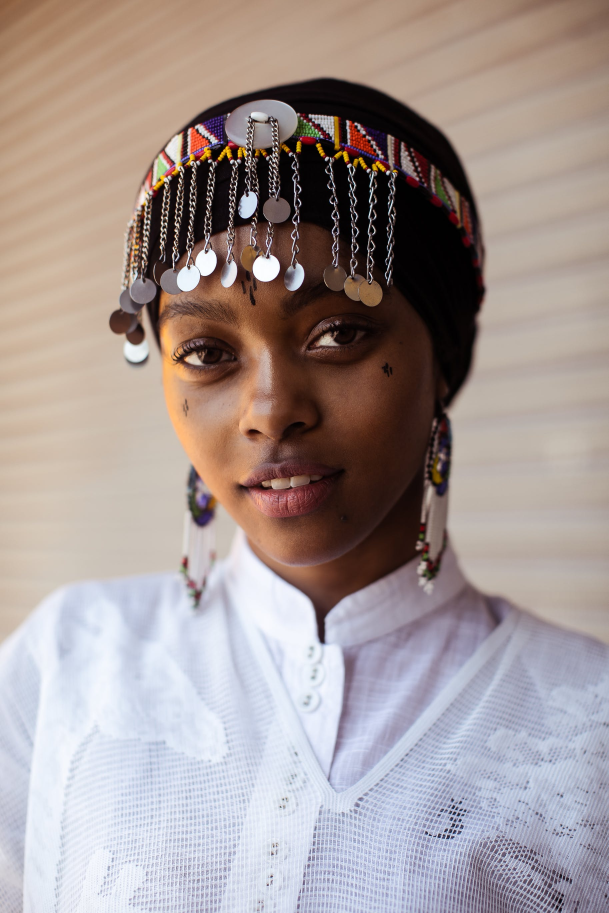
#> input picture images/1.jpg, 1825 x 2738 px (shown at 1/3 size)
$ python hpf_test.py
#> lines starting #> are read from the running program, lines starting #| are printed output that depends on the picture
import cv2
import numpy as np
from scipy import ndimage

kernel_3x3 = np.array([
  [-1, -1, -1],
  [-1,  8, -1],
  [-1, -1, -1]
])

kernel_5x5 = np.array([
  [1, -1, -1, -1, -1],
  [-1,  1,  2,  1, -1],
  [-1,  2,  4,  2, -1],
  [-1,  1,  2,  1, -1],
  [-1, -1, -1, -1, -1]
])

img = cv2.imread("images/1.jpg", 0)
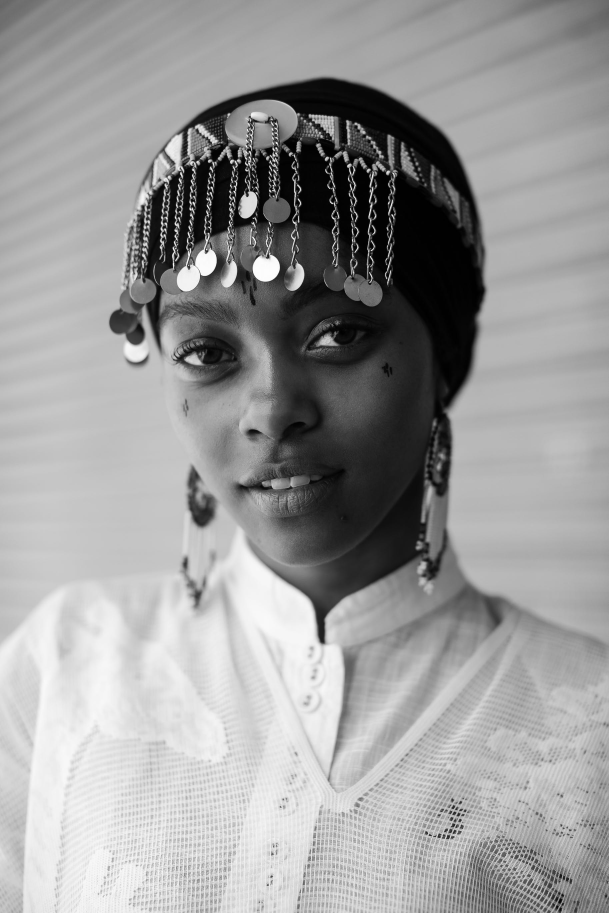
#> img: shape (2738, 1825) (shown at 1/3 size); min 0, max 255, mean 154.8

k3 = ndimage.convolve(img, kernel_3x3)
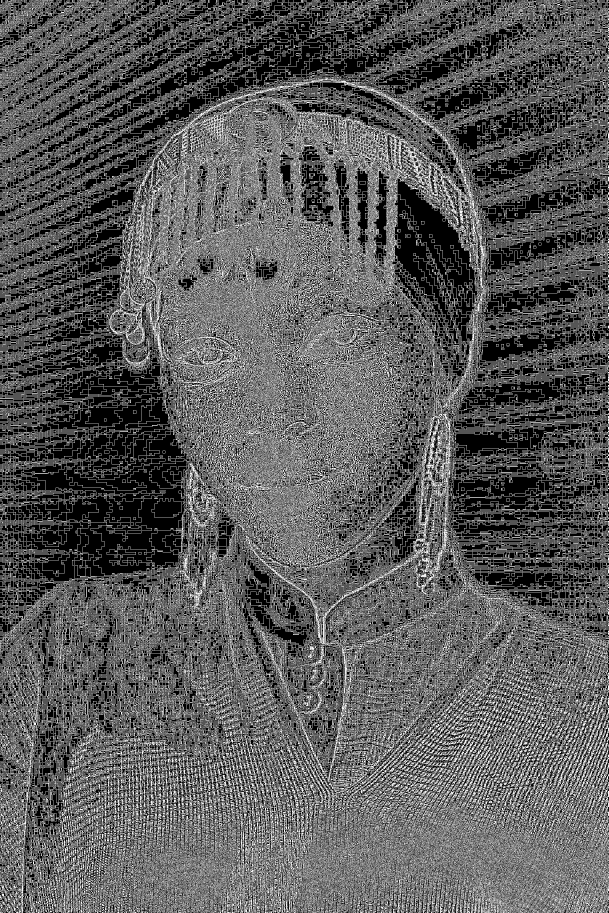
#> k3: shape (2738, 1825) (shown at 1/3 size); min 0, max 255, mean 91.2
k5 = ndimage.convolve(img, kernel_5x5)
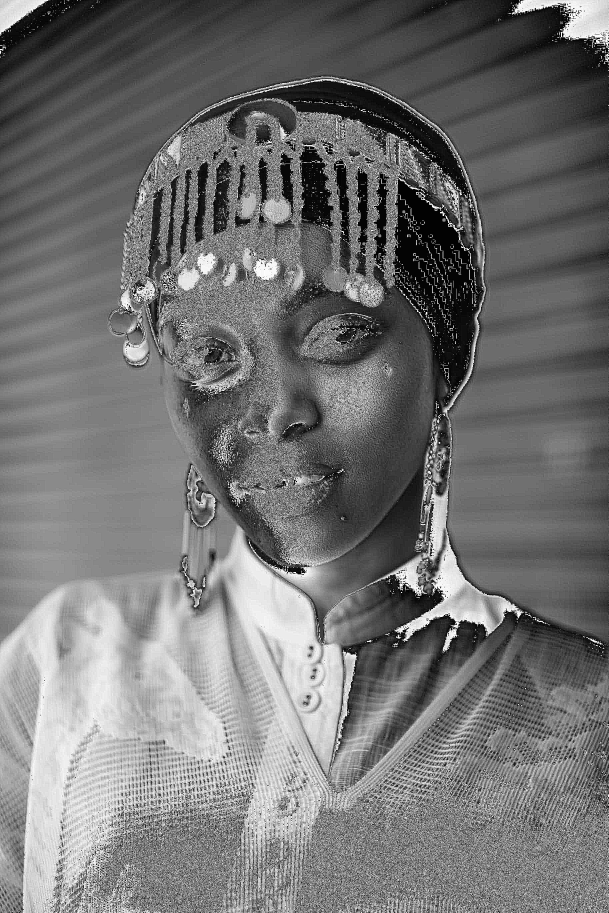
#> k5: shape (2738, 1825) (shown at 1/3 size); min 0, max 255, mean 114.9

blurred = cv2.GaussianBlur(img, (11, 11), 0)
g_hpf = img - blurred
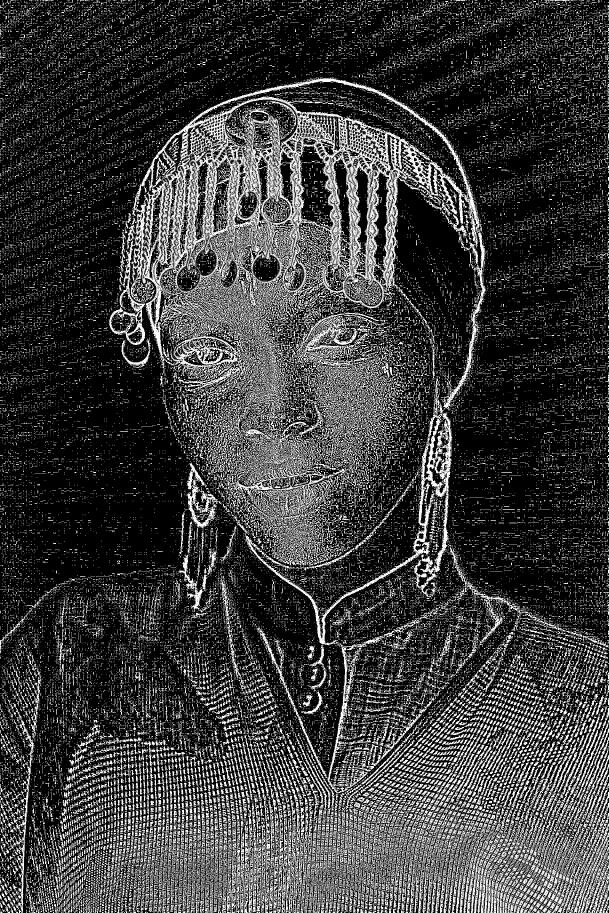
#> g_hpf: shape (2738, 1825) (shown at 1/3 size); min 0, max 255, mean 60.1


# Naming the window
cv2.namedWindow('MyWindow', cv2.WINDOW_NORMAL)
cv2.resizeWindow("MyWindow", 840, 780)

#esperar uma tecla ser pressionada
while cv2.waitKey(1) != 27:
  #cv2.imshow('MyWindow', k3)
  #cv2.imshow('MyWindow', k5)
#> (key Esc is pressed here)
  cv2.imshow("MyWindow", g_hpf)

$ run again, with images/3.jpg copied over images/1.jpg
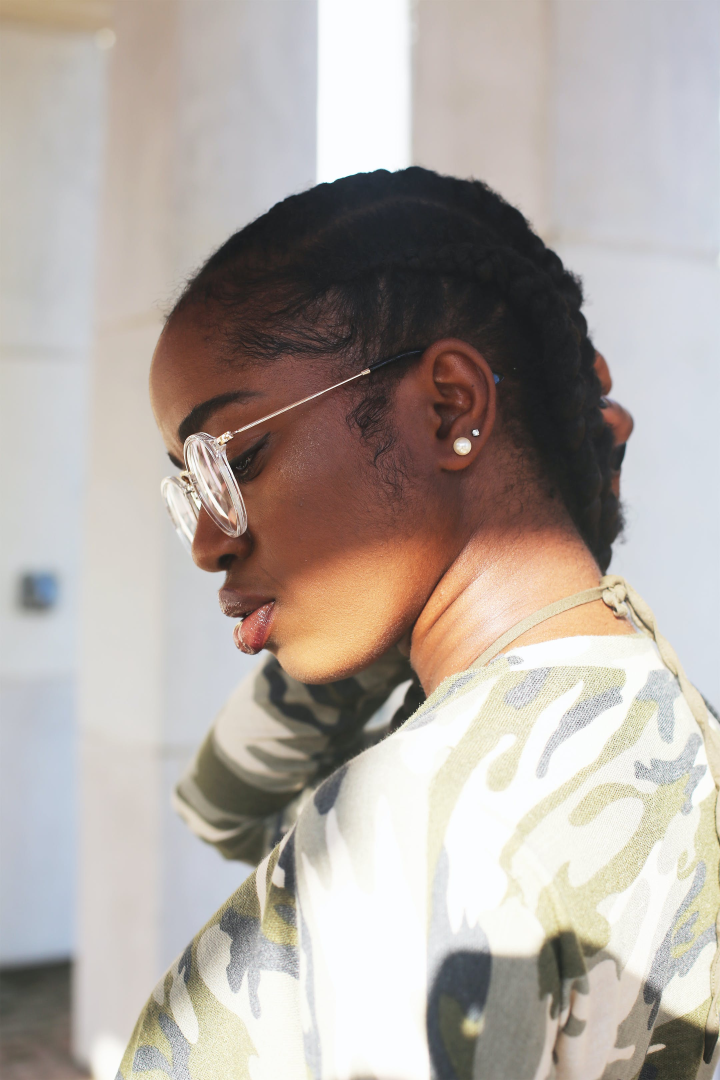
#> input picture images/3.jpg, 2160 x 3240 px (shown at 1/3 size)
#> `k5 = ndimage.convolve(img, kernel_5x5)`:
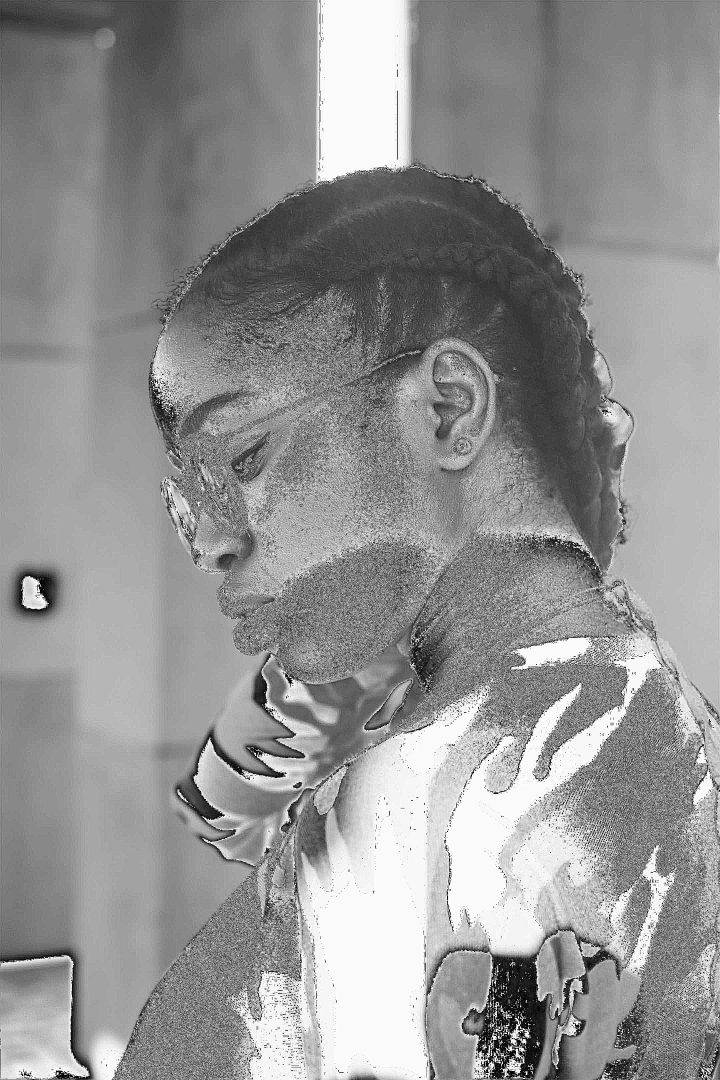
#> k5: shape (3240, 2160) (shown at 1/3 size); min 0, max 255, mean 147
#> `g_hpf = img - blurred`:
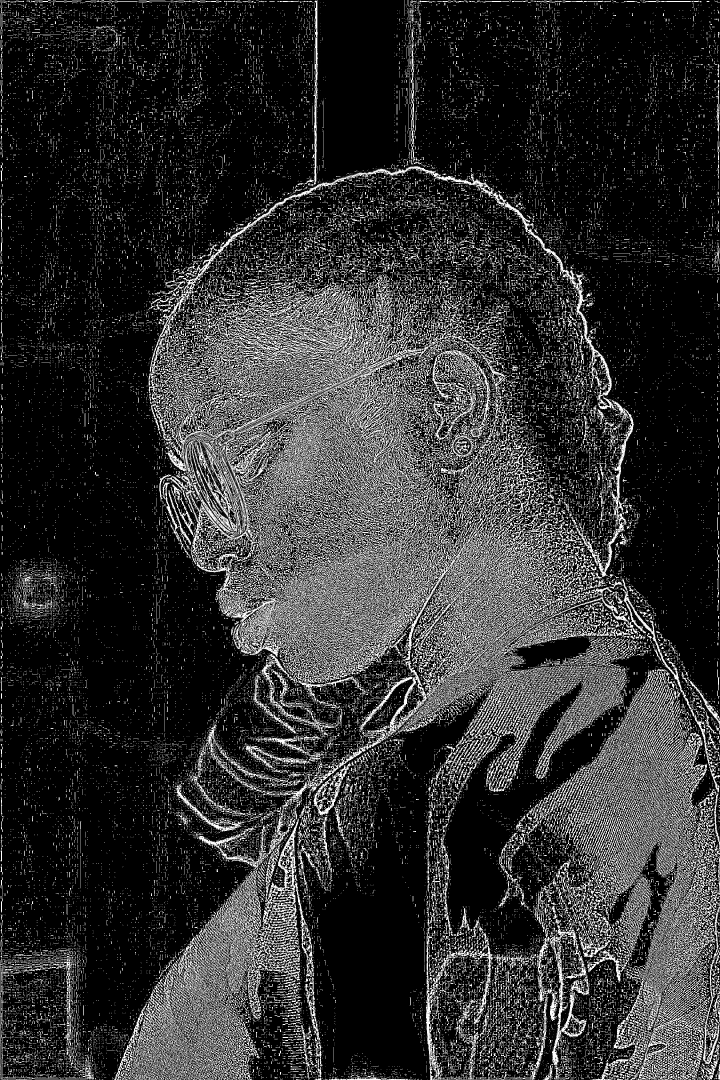
#> g_hpf: shape (3240, 2160) (shown at 1/3 size); min 0, max 255, mean 48.1

$ run again, with images/2.jpeg copied over images/1.jpg
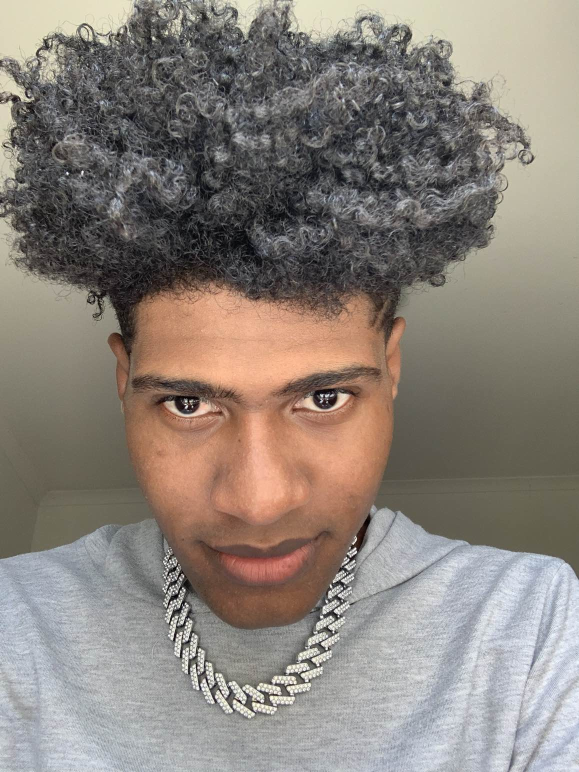
#> input picture images/2.jpeg, 1158 x 1544 px (shown at 1/2 size)
#> `k5 = ndimage.convolve(img, kernel_5x5)`:
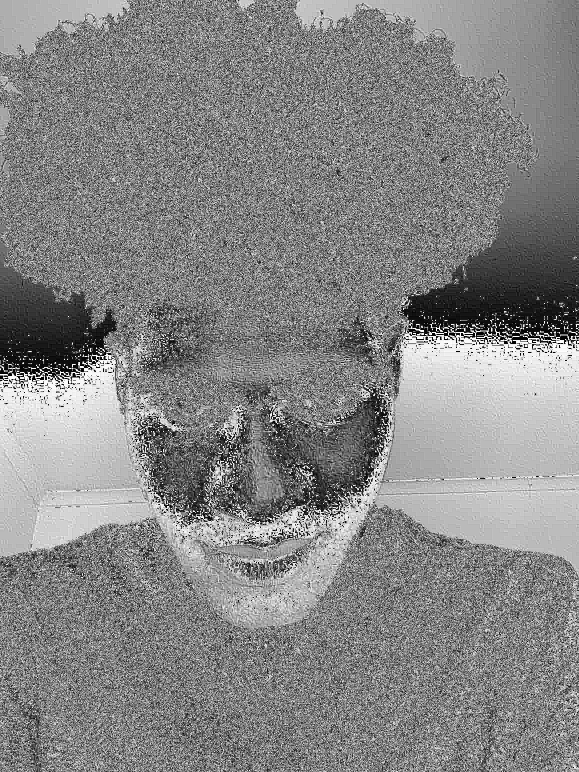
#> k5: shape (1544, 1158) (shown at 1/2 size); min 0, max 255, mean 133.4
#> `g_hpf = img - blurred`:
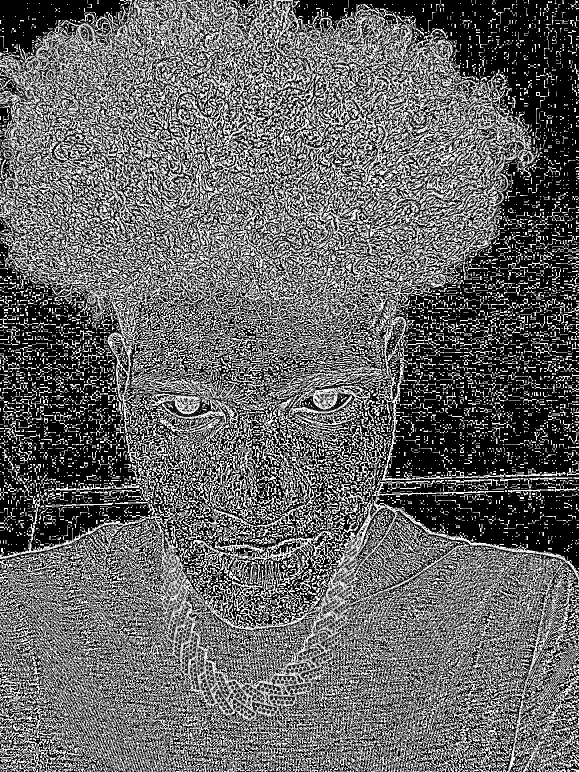
#> g_hpf: shape (1544, 1158) (shown at 1/2 size); min 0, max 255, mean 102
